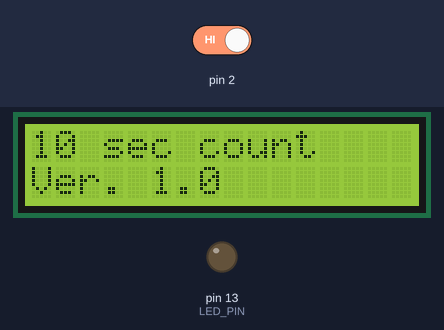
Simulated run of this sketch. Board: Arduino Uno, built with avr-gcc and run on an emulated ATmega328P. Parts: 16×2 character LCD, output pins drawn as LEDs (lit = HIGH). Inputs (shaded band) come from the test bench; at power-on: pin 2 HIGH. What the sketch prints to the serial monitor is not drawn.

Above: at 1.1 s.
At 6.1 s:
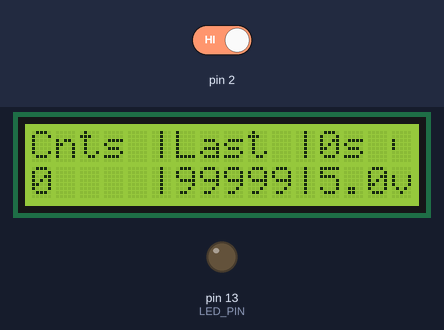
6.2 s: pin 2 driven LOW
At 8.4 s:
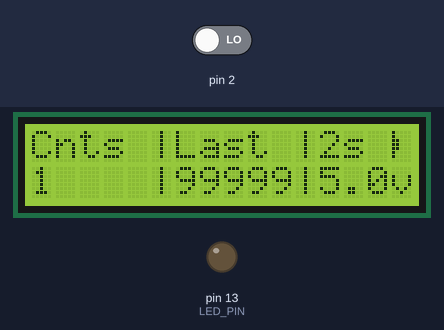
At 10.4 s:
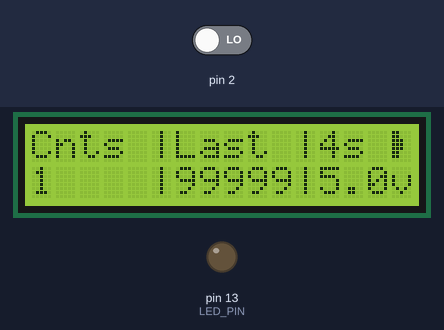
Timing chart, 0 to 11.9 s (numbered marks = the images above; inputs shaded):
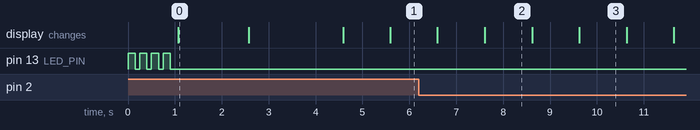

Measured:
- what the display in image 0 shows lasts 1.5 s, from 1.1 s to 2.6 s
- what the display in image 2 shows lasts 1.0 s, from 7.6 s to 8.6 s

The sketch:

DIY_Gieger_Simple_10s.ino
```cpp
/* GeigerKit_Default sketch (v.8.1)                                           bHogan 6/22/12
 * This sketch was written for the DIYGeigerCounter Kit.
 * DIY Geiger invests a lot time and resources in providing this open source code,
 * please support it by not purchasing knock-off versions of the hardware.
 * It requires the Arduino IDE rel. 1.0.0 or above to compile.
 *

 * SETUP: (Any 2x16 Hitachi HD44780 compatible LCD)
 *     +5V LCD Vdd pin 2             >>>     Gnd LCD Vss pin 1, and R/W pin 5
 *     LCD RS pin 4 to D3            >>>     LCD Enable pin 6 to D4
 *     LCD D4 pin 11 to D5           >>>     LCD D5 pin 12 to D6
 *     LCD D6 pin 13 to D7           >>>     LCD D7 pin 14 to D8
 *     LCD LEDA pin 15 to ~1K to +5  >>>     LCD LEDK pin 16 to GND
 *     10K pot: - ends to +5V and Gnd, wiper to LCD VO pin (pin 3)
 * *INT from Geiger circuit is connected to PIN 2 and triggered as FALLING.
 * PIN 9 - jumper to GND if secondary conversion ratio is desired
 * PIN 10 - use button for alt display and to set alarm. (see site)
 *
 */

#include <LiquidCrystal.h>              // HD44780 compatible LCDs work with this lib

#define DEBUG         false             // if true, shows available memory
#define BUTTON_PIN       10             // button to toggle alternate display and set alarm
#define LED_PIN          13             // for debug only - flashes 5X at startup
#define ALARM_SET_ADDR    8             // address of alarm setting in EEPROM


// mS between writes to display - counts/period are averaged to CPM
#define DISP_PERIOD      1000.0         // (1 sec) mS sample & display
#define DISP_LAST        10000.0          // (1 sec) ms last count) - DEBUG

#define LOW_VCC            4200 //mV    // if Vcc < LOW_VCC give low voltage warning
#define DEBOUNCE_MS          50         // buttom debounce period in mS

boolean lowVcc = false;                 // true when Vcc < LOW_VCC
boolean altDispUsed = false;            // used to start counts from zero
boolean altDispOn = false;              // true when SW_1 on, and in continous count mode
boolean dispOneMin = false;             // true if enough time passed to begin displaying counts


int Vcc_mV;                             // mV of Vcc from last check


volatile unsigned long dispCnt, lastCnt, dispTime; // inc by ISR
volatile unsigned long runCnt, barCnt;
long runCountStart;
unsigned long tempSum;
unsigned long dispPeriodStart, dispPeriodLast, dispCPM; // counters for the display period . . .
unsigned long logPeriodStart, logCPM;
unsigned long checkVccTime;             // counter for how often to check voltage
unsigned long altDispStart;             // counter for alt display refresh period
unsigned long lastButtonTime;           // counter for pressing the button to quickly
unsigned long barGraphStart;            // counter for bargraph refresh period


//Custom characters used for bar graph
byte bar_0[8] = {
  0x00, 0x00, 0x10, 0x10, 0x10, 0x00, 0x00, 0x00}; //blank
byte bar_1[8] = {
  0x10, 0x10, 0x18, 0x18, 0x18, 0x10, 0x10, 0x00}; //1 bar
byte bar_2[8] = {
  0x18, 0x18, 0x1c, 0x1c, 0x1c, 0x18, 0x18, 0x00}; //2 bars
byte bar_3[8] = {
  0x1C, 0x1C, 0x1e, 0x1e, 0x1e, 0x1C, 0x1C, 0x00}; //3 bars
byte bar_4[8] = {
  0x1E, 0x1E, 0x1f, 0x1f, 0x1f, 0x1E, 0x1E, 0x00}; //4 bars
byte bar_5[8] = {
  0x1F, 0x1F, 0x1F, 0x1F, 0x1F, 0x1F, 0x1F, 0x00}; //5 bars
byte bar_6[8] = {
  0x1F, 0x1F, 0x1F, 0x1F, 0x1F, 0x1F, 0x1F, 0x00}; //6 bars (same)


// instantiate the library and pass pins for (RS, Enable, D4, D5, D6, D7)
LiquidCrystal lcd(3, 4, 5, 6, 7, 8);    // default layout for the Geiger board


void setup(){

  Serial.begin(9600);                   // comspec 96,N,8,1
  Serial.println("Start");              // print header for log

  attachInterrupt(0,GetEvent,FALLING);  // Geiger event on pin 2 triggers interrupt
  pinMode(LED_PIN,OUTPUT);              // setup LED pin
  pinMode(BUTTON_PIN,INPUT);            // setup menu button
  digitalWrite(BUTTON_PIN, HIGH);
  Blink(LED_PIN,4);                     // show it's alive
  lcd.begin(16,2);                      // cols, rows of display (8x2, 16x2, etc.)

  lcd.setCursor(0,0);

  clearDisp();                          // clear the screen
  lcd.print("10 sec count");             // display a simple banner
  lcd.setCursor(0,1);                   // set cursor on line 2
  lcd.print("Ver. 1.0");                // display the version
  delay (1500);                         // leave the banner up for a bit
  clearDisp();                          // clear the screen

  lcd.setCursor(0,1);                   // set cursor on line 2
  Vcc_mV = readVcc();                   // read Vcc voltage
  lcd.print("Running at ");             // display it
  lcd.print(Vcc_mV/1000. ,2);           // display as volts with 2 dec. places
  lcd.print("V");
  delay (2000);                         // leave info up for a bit

#if (DEBUG)                             // show available SRAM if DEBUG true
  clearDisp();
  lcd.print("RAM Avail: ");
  lcd.print(AvailRam());
  delay (2000);
#endif

  clearDisp();                          // clear the screen
  lcd.print("CPS? ");                   // display beginning "CPM"

  dispPeriodStart = millis();           // start timing display CPM
  dispPeriodLast = millis();
  logPeriodStart = dispPeriodStart;     // start logging timer
  checkVccTime = dispPeriodStart;       // start Vcc timer
  runCountStart = dispPeriodStart;      // start alternate timer
  barGraphStart = dispPeriodStart;      // start bargraph timer
  dispCnt = 0;                          // start with fresh totals
  lastCnt= 99999;
  dispTime = 0;
  runCnt = 0;
  barCnt = 0;

  lcd.createChar(0, bar_0);             // load 7 custom characters in the LCD
  lcd.createChar(1, bar_1);
  lcd.createChar(2, bar_2);
  lcd.createChar(3, bar_3);
  lcd.createChar(4, bar_4);
  lcd.createChar(5, bar_5);
  lcd.createChar(6, bar_6);

}


void loop(){
  //uncomment 5 lines below for self check - you should see very close to 360 CPM
  //dispCnt++;
  //logCnt++;
  //runCnt++;
  //barCnt++;
  //delay(167);                           // 167 mS = 6 Hz `= X 60 = 360 CPM


  if (millis() >= dispPeriodStart + DISP_PERIOD){ // DISPLAY PERIOD
    DispCounts(dispCnt, dispTime);// period is over - display counts
    dispTime = dispTime +(DISP_PERIOD/1000);
    dispPeriodStart = millis();         // reset the period time
  }

  if (millis() >= dispPeriodLast + DISP_LAST){ // DISPLAY PERIOD
    DispCounts(dispCnt, dispTime);// period is over - display counts
    Serial.print(dispCnt,DEC);
    Serial.println();
    lastCnt = dispCnt;
    dispCnt = 0;                        // reset counter
    dispTime = 0;
    dispPeriodLast = millis();         // reset the period time
  }

  if (millis() >= checkVccTime + 1000){ // timer for check battery (every 6 sec.)
    checkVccTime = millis();            // reset timer
    Vcc_mV = readVcc();
    if (Vcc_mV <= LOW_VCC) lowVcc = true; // check if Vcc is low
    else lowVcc = false;
  }
}


void DispCounts(long dcnt, long dispTime){  // calc and display predicted CPM & uSv/h

//  dispCPM = avgCnt;    // convert to CPM - removed for next line - DC
  dispCnt = dcnt; // pass count in each second directly to LCD display
  //handle reset of sample count - sample is for 1 msec and reset. Options for reset value are:
  // "0" - throw away last average, "1" - keeps last average, "maxSamples -1" - keeps running avg.

  clearArea (0,0,16);                   // clear count area
  lcd.setCursor(0,0);
  lcd.print("Cnts |Last |");                    // display static "CPM"

  lcd.setCursor(12,0);
  lcd.print(dispTime);
  lcd.print("s");

  lcd.setCursor(15,0);
  lcd.write(dispTime/2);

  clearArea (0,1,16);                   // clear line 2
  lcd.setCursor(0,1);
  lcd.print(dispCnt);                   // display CPM on line 1
  lcd.setCursor(5,1);
  lcd.print("|");
  lcd.print(lastCnt);                   // display CPM on line 1
  lcd.setCursor(11,1);
  lcd.print("|");
  lcd.print(Vcc_mV/1000. ,1);           // display as volts with 2 dec. places
  lcd.print("v");

}


long readVcc() { // SecretVoltmeter from TinkerIt
  long result;
  // Read 1.1V reference against AVcc
  ADMUX = _BV(REFS0) | _BV(MUX3) | _BV(MUX2) | _BV(MUX1);
  delay(2); // Wait for Vref to settle
  ADCSRA |= _BV(ADSC); // Convert
  while (bit_is_set(ADCSRA,ADSC));
  result = ADCL;
  result |= ADCH<<8;
  result = 1126400L / result; // Back-calculate AVcc in mV
  return result;
}


///////////////////////////////// UTILITIES ///////////////////////////////////
void clearArea (byte col, byte line, byte nspaces){
  // starting at col & line, prints n spaces then resets the cursor to the start
  lcd.setCursor(col,line);
  for (byte i=0; i<nspaces; i++){
    lcd.print(" ");
  }
  lcd.setCursor(col,line);
}


void clearDisp (){
  // The OLED display does not always reset the cursor after a clear(), so it's done here
  lcd.clear();                          // clear the screen
  lcd.setCursor(0,0);                   // reset the cursor for the poor OLED
  lcd.setCursor(0,0);                   // do it again for the OLED
}


void Blink(byte led, byte times){ // just to flash the LED
  for (byte i=0; i< times; i++){
    digitalWrite(led,HIGH);
    delay (150);
    digitalWrite(led,LOW);
    delay (100);
  }
}


byte readButton(int buttonPin) { // reads LOW ACTIVE push buttom and debounces
  if (digitalRead(buttonPin)) return HIGH;    // still high, nothing happened, get out
  else {                                      // it's LOW - switch pushed
    delay(DEBOUNCE_MS);                       // wait for debounce period
    if (digitalRead(buttonPin)) return HIGH;  // no longer pressed
    else return LOW;                          // 'twas pressed
  }
}


///////////////////////////////// ISR ///////////////////////////////////
void GetEvent(){   // ISR triggered for each new event (count)
  dispCnt++;
//  lastCnt++;
}
```
